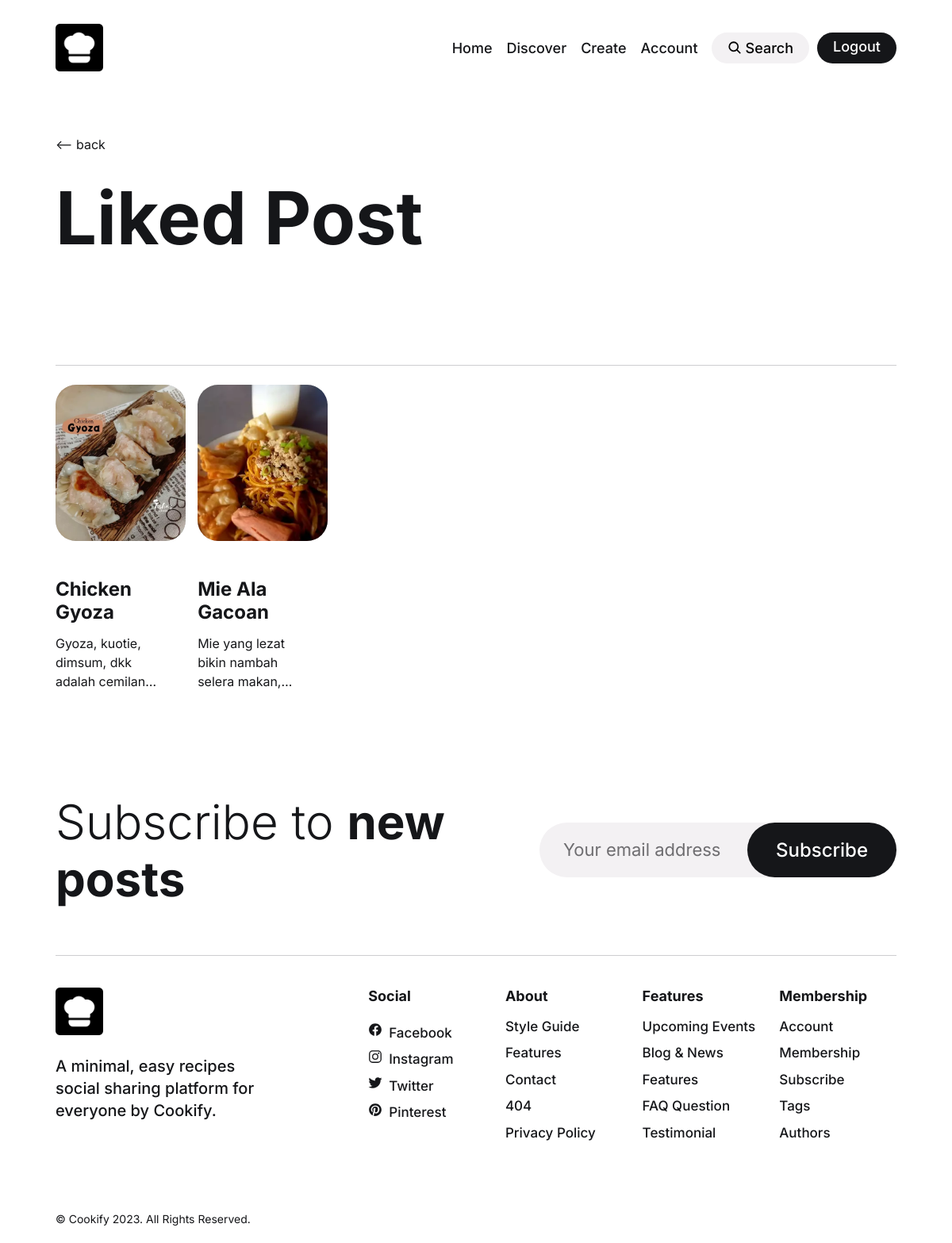
The page /likedpost.php (signed in) on the database its author committed.
### tables this page shows
CREATE TABLE `recipes` (
  `id` int NOT NULL,
  `user_id` int NOT NULL,
  `title` varchar(255) NOT NULL,
  `description` text,
  `recipe` text NOT NULL,
  `image` varchar(255) NOT NULL,
  `love` int NOT NULL DEFAULT '0',
  `created_at` timestamp NULL DEFAULT CURRENT_TIMESTAMP
);

### likedpost.php (the view, shortened to what this page needs)
<!DOCTYPE html>
<html lang="en">
<head>
  <link rel="stylesheet" href="./assets/css/style.css">
</head>
<body>
<?php include_once 'header.php'; ?>
  <main>
    <article>
      <section class="section hero" aria-label="home">
        <div class="container">
        <div class="tombol">
          <a  href="account.php"><-- back</a>
        </div>
          <h1 class="h1 hero-title">
            <strong class="strong">Liked Post</strong>
          </h1>
        </div>
      </section>
<section class="section recommended" aria-label="recommended post">
        <div class="container">
<br>
          <ul class="grid-list">
          <li>
          <?php
require_once 'db.php';
?>
          <?php
    $user_id = $_SESSION["id"];
    $sql = "SELECT recipes.* FROM recipes
            INNER JOIN likes ON recipes.id = likes.recipe_id
            WHERE likes.user_id = $user_id";
    $result = $conn->query($sql);
    if ($result->num_rows > 0) {
        while ($row = $result->fetch_assoc()) {
?>
  <div class="blog-card">
    <figure class="card-banner img-holder" style="--width: 550; --height: 660;">
      <img src="<?php echo $row["image"] ?>" width="550" height="660" loading="lazy"
        alt=" <?php echo $row["title"] ?>" class="img-cover">
    </figure>
    <div class="card-content">
<br>
      <h3 class="h4">
        <a href="detail.php?id=<?php echo $row["id"] ?>" class="card-title hover:underline">
        <?php echo $row["title"] ?>
        </a>
      </h3>
      <p class="card-text">
      <?php echo $row["description"] ?>
      </p>
    </div>
  </div>
</li>
<?php
}
} else {
    echo "<h1>You haven't liked any posts yet.</h1>";
}
?>
</ul>
        </div>
      </section>
<br>
      <?php include_once 'newsletter.php'; ?>
    </article>
  </main>
<?php require_once 'footer.php'; ?>
</body>
</html>

### assets/css/style.css (style rules this page uses)
:root { --eerie-black_80: hsla(225, 9%, 9%, 0.8); --eerie-black_60: hsla(225, 9%, 9%, 0.6); --eerie-black: hsl(225, 9%, 9%); --light-gray-1: hsl(0, 0%, 80%); --light-gray-2: hsl(240, 2%, 81%); --gainsboro: hsl(240, 9%, 91%); --cultured: hsl(300, 8%, 95%); --blue-ryb: hsl(232, 100%, 60%); --white_20: hsla(0, 0%, 100%, 0.2); --white: hsl(0, 0%, 100%); --ff-inter: 'Inter', sans-serif; --fs-1: 3.6rem; --fs-2: 3.2rem; --fs-3: 2.4rem; --fs-4: 2.2rem; --fs-5: 2rem; --fs-6: 1.8rem; --fs-7: 1.5rem; --fs-8: 1.4rem; --fs-9: 1.3rem; --fw-700: 700; --fw-500: 500; --fw-300: 300; --section-padding: 50px; --radius-16: 16px; --radius-pill: 200px; --radius-circle: 50%; --transition-1: 0.25s ease; --transition-2: 0.5s ease; }
*, *::before, *::after { margin: 0; padding: 0; box-sizing: border-box; }
li { list-style: none; }
a, img, span, input, button, ion-icon { display: block; }
a { color: inherit; text-decoration: none; }
img { height: auto; }
html { font-family: var(--ff-inter); font-size: 10px; scroll-behavior: smooth; }
body { background-color: var(--white); color: var(--eerie-black); font-size: 1.6rem; line-height: 1.5; }
.section { margin-inline: 15px; }
.hover\:underline { text-underline-offset: 3px; }
.section:not(.header, .footer-bottom) { padding-block-end: var(--section-padding); border-block-end: 1px solid var(--light-gray-2); }
.h1, .h2, .h3, .h4, .h5 { line-height: 1.2; }
.h1, .h2 { font-weight: var(--fw-300); }
.h1 { font-size: var(--fs-1); }
.h4 { font-size: var(--fs-4); }
.img-holder { aspect-ratio: var(--width) / var(--height); background-color: var(--light-gray-1); overflow: hidden; }
.img-cover { width: 100%; height: 100%; object-fit: cover; }
.blog-card .card-banner { position: relative; border-radius: var(--radius-16); margin-block-end: 15px; }
.blog-card .card-title { margin-block: 8px 12px; text-decoration-thickness: 2px; }
.blog-card .card-text { font-size: var(--fs-8); display: -webkit-box; -webkit-box-orient: vertical; -webkit-line-clamp: 3; overflow: hidden; padding-inline-end: 20px; }
.grid-list { display: grid; gap: 30px; }
.hero { padding-block-start: 10px; }
.hero-title { margin-block-end: 25px; }
.section.recommended { border-block-end: none; }
.recommended .grid-list { grid-template-columns: 1fr 1fr; gap: 10px; }
.recommended .blog-card { margin-block-end: 5px; }
@media (min-width: 575px) { :root { --fs-1: 6rem; --fs-2: 4.8rem; } }
@media (min-width: 575px) { .section { margin-inline: 30px; } }
@media (min-width: 575px) { .grid-list { grid-template-columns: 1fr 1fr; column-gap: 10px; } }
@media (min-width: 575px) { .recommended .grid-list, .footer-top { grid-template-columns: repeat(3, 1fr); } }
@media (min-width: 768px) { :root { --fs-1: 7.2rem; --fs-2: 5.5rem; --radius-16: 26px; } }
@media (min-width: 768px) { .section { margin-inline: 50px; } }
@media (min-width: 768px) { .grid-list { gap: 40px 15px; } }
@media (min-width: 768px) { .recommended .grid-list { grid-template-columns: repeat(4, 1fr); column-gap: 15px; } }
@media (min-width: 992px) { :root { --fs-1: 8.8rem; --section-padding: 60px; } }
@media (min-width: 992px) { .section { margin-inline: 60px; } }
@media (min-width: 992px) { .blog-card .card-title { padding-inline-end: 15px; } }
@media (min-width: 992px) { .blog-card .card-text { font-size: unset; } }
@media (min-width: 992px) { .grid-list { grid-template-columns: repeat(3, 1fr); } }
@media (min-width: 992px) { .hero { padding-block-start: 25px; } }
@media (min-width: 992px) { .hero-title { margin-block-end: 30px; } }
@media (min-width: 992px) { .recommended .grid-list { grid-template-columns: repeat(6, 1fr); } }
@media (min-width: 1200px) { :root { --fs-1: 9.2rem; --fs-2: 6rem; --fs-3: 2.6rem; --fs-4: 2.4rem; } }
@media (min-width: 1200px) { .section { margin-inline: 70px; } }
@media (min-width: 1200px) { .grid-list { row-gap: 50px; } }
@media (min-width: 1200px) { .section.hero { padding-block: 50px 80px; } }
@media (min-width: 1200px) { .hero-title { margin-block-end: 50px; } }
.tombol { border-radius: 40px; weight: 30px; height: 50px; }

### rows shown on the page
recipes: image (picture), title "Chicken Gyoza", description "Gyoza, kuotie, dimsum, dkk adalah…"
recipes: image (picture), title "Mie Ala Gacoan", description "Mie yang lezat bikin nambah selera…"
